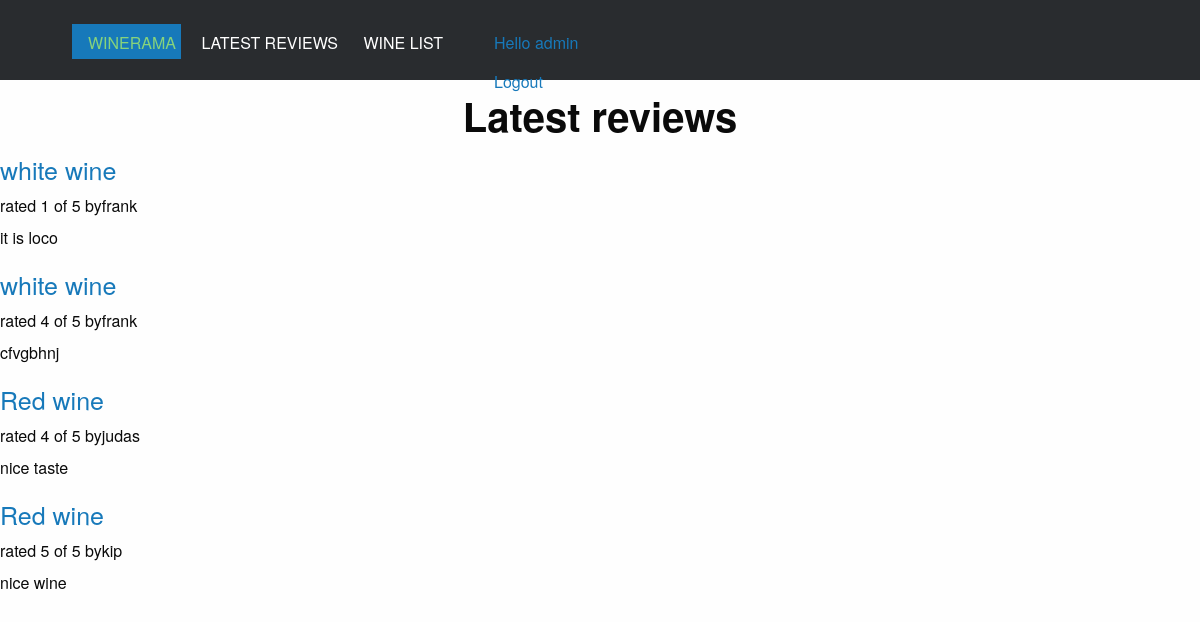
The page /wine (signed in) on the database its author committed.
### reviews/models.py (models this page shows, shortened)
class Review(models.Model):
    RATING_CHOICES = (
        (1, '1'),
        (2, '2'),
        (3, '3'),
        (4, '4'),
        (5, '5'),
    )
    wine = models.ForeignKey(Wine)
    pub_date = models.DateTimeField('date published')
    user_name = models.CharField(max_length=100)
    comment = models.CharField(max_length=200)
    rating = models.IntegerField(choices=RATING_CHOICES)

class Wine (models.Model):
    name =  models.CharField(max_length=200)

### reviews/views.py (the view)
# urls.py: url(r'^wine$', views.review_list, name='review_list'),
def review_list(request, username=None):
    latest_review_list = Review.objects.order_by('-pub_date')[:9]
    context = {'latest_review_list' :latest_review_list}
    return render(request, 'reviews/review_list.html', context)

### reviews/templates/reviews/review_list.html
{% extends 'reviews/base.html' %}
{% load staticfiles %}
{% block title %}
<h2>Latest reviews</h2>
{% endblock %}
{% block content %}
{% if latest_review_list %}
<div class="row main">
    {% for review in latest_review_list %}
    <div>
        <h4><a href="{% url 'reviews:review_detail' review.id %}">
        {{ review.wine.name }}
        </a></h4>
        <h6>rated {{ review.rating }} of 5 by{{ review.user_name }}</h6>
        <p>{{ review.comment }}</p>
    </div>
    {% endfor %}
</div>
{% else %}
<p>No reviews are available.</p>
{% endif %}
{% endblock %}

### reviews/templates/reviews/base.html (shortened to what this page needs)
{% load staticfiles %}
<html class="no-js" lang="en">
    <head>
        <link rel="stylesheet" href="https://cdn.jsdelivr.net/foundation/6.1.2/foundation.min.css">
        <link rel="stylesheet" href="{% static 'css/normalize.min.css' %}">
        <link href="http://cdnjs.cloudflare.com/ajax/libs/foundicons/3.0.0/foundation-icons.css" rel="stylesheet">
        <link rel="stylesheet" href="{% static 'css/aapp.css' %}">
    </head>
<nav class="menu">
    <ul class="inline-list">
        <li class="active"><a href="{% url 'reviews:wine_list' %}">WINERAMA</a></li>
        <li><a href="{% url 'reviews:review_list' %}">LATEST REVIEWS</a></li>
        <li><a href="{% url 'reviews:wine_list' %}">WINE LIST</a></li>
    </ul>
    <ul class="top-bar-right details">
        {% if user.is_authenticated %}
        <a href="#">Hello {{ user.username }}</a>
        <a href="{% url 'auth:logout' %}">Logout</a>
        {% else %}
        <a href="{% url 'auth:login' %}">Login</a>
        {% endif %}
    </ul>
    <a class="account hide-for-medium-up" href="#" data-reveal-id="myModal"><i class="fi-unlock"></i></a>
</nav>
    <h1>{% block title %}(no title){% endblock %}</h1>
    {% block content %}(no content){% endblock %}
 </body>
</html>

### static/css/aapp.css (style rules this page uses)
.row { max-width: 100%; }
.menu { background-color: #292c2f; padding: 1.5rem 3rem; height: auto; }
.menu .inline-list { text-align: center; }
.menu .inline-list li { float: none; display: inline-block; }
.menu .inline-list a { color: #fff; padding-bottom: 0.5rem; }
.menu .inline-list .active a { color: #87d37c; }
.menu .account { position: absolute; top: 3%; right: 3%; padding-left: 1.5em; }
.menu .account a, .menu .account i { color: #fff; padding-left: 1.5em; }
.menu .details { padding: 0 10px; }
@media only screen and (min-width: 40.063em) { .menu { height: 5rem; } }
@media only screen and (min-width: 40.063em) { .menu .inline-list { float: left; margin: 0 0 0 1.5rem; } }
.inline-list a { padding-right: 5px; }
h2 { text-align: center; font-weight: 700; }

### rows shown on the page
Review: wine.name "white wine", rating "1", user_name "frank", comment "it is loco"
Review: wine.name "white wine", rating "4", user_name "frank", comment "cfvgbhnj"
Review: wine.name "Red wine", rating "4", user_name "judas", comment "nice taste"
Review: wine.name "Red wine", rating "5", user_name "kip", comment "nice wine"

### other values the page prints
{{ user.username }} "admin"
